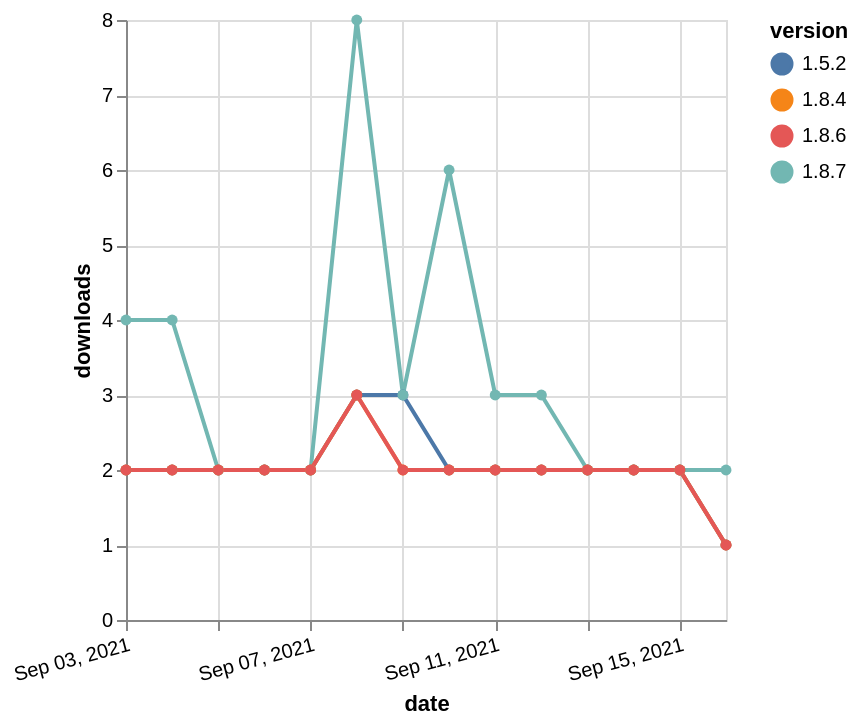

The Vega-Lite source for this figure:
### Vega-Lite specification from a JSON file in a GitHub repository (floating-point values rounded to 4 significant figures)
{"$schema": "https://vega.github.io/schema/vega-lite/v5.json", "description": "A simple bar chart with embedded data.", "data": {"values": [{"date": "2021-09-03", "total": 2807, "delta": 2, "version": "1.5.2"}, {"date": "2021-09-04", "total": 2809, "delta": 2, "version": "1.5.2"}, {"date": "2021-09-05", "total": 2811, "delta": 2, "version": "1.5.2"}, {"date": "2021-09-06", "total": 2813, "delta": 2, "version": "1.5.2"}, {"date": "2021-09-07", "total": 2815, "delta": 2, "version": "1.5.2"}, {"date": "2021-09-08", "total": 2818, "delta": 3, "version": "1.5.2"}, {"date": "2021-09-09", "total": 2821, "delta": 3, "version": "1.5.2"}, {"date": "2021-09-10", "total": 2823, "delta": 2, "version": "1.5.2"}, {"date": "2021-09-11", "total": 2825, "delta": 2, "version": "1.5.2"}, {"date": "2021-09-12", "total": 2827, "delta": 2, "version": "1.5.2"}, {"date": "2021-09-13", "total": 2829, "delta": 2, "version": "1.5.2"}, {"date": "2021-09-14", "total": 2831, "delta": 2, "version": "1.5.2"}, {"date": "2021-09-15", "total": 2833, "delta": 2, "version": "1.5.2"}, {"date": "2021-09-16", "total": 2834, "delta": 1, "version": "1.5.2"}, {"date": "2021-09-03", "total": 1421, "delta": 4, "version": "1.8.7"}, {"date": "2021-09-04", "total": 1425, "delta": 4, "version": "1.8.7"}, {"date": "2021-09-05", "total": 1427, "delta": 2, "version": "1.8.7"}, {"date": "2021-09-06", "total": 1429, "delta": 2, "version": "1.8.7"}, {"date": "2021-09-07", "total": 1431, "delta": 2, "version": "1.8.7"}, {"date": "2021-09-08", "total": 1439, "delta": 8, "version": "1.8.7"}, {"date": "2021-09-09", "total": 1442, "delta": 3, "version": "1.8.7"}, {"date": "2021-09-10", "total": 1448, "delta": 6, "version": "1.8.7"}, {"date": "2021-09-11", "total": 1451, "delta": 3, "version": "1.8.7"}, {"date": "2021-09-12", "total": 1454, "delta": 3, "version": "1.8.7"}, {"date": "2021-09-13", "total": 1456, "delta": 2, "version": "1.8.7"}, {"date": "2021-09-14", "total": 1458, "delta": 2, "version": "1.8.7"}, {"date": "2021-09-15", "total": 1460, "delta": 2, "version": "1.8.7"}, {"date": "2021-09-16", "total": 1462, "delta": 2, "version": "1.8.7"}, {"date": "2021-09-03", "total": 2567, "delta": 2, "version": "1.8.4"}, {"date": "2021-09-04", "total": 2569, "delta": 2, "version": "1.8.4"}, {"date": "2021-09-05", "total": 2571, "delta": 2, "version": "1.8.4"}, {"date": "2021-09-06", "total": 2573, "delta": 2, "version": "1.8.4"}, {"date": "2021-09-07", "total": 2575, "delta": 2, "version": "1.8.4"}, {"date": "2021-09-08", "total": 2578, "delta": 3, "version": "1.8.4"}, {"date": "2021-09-09", "total": 2580, "delta": 2, "version": "1.8.4"}, {"date": "2021-09-10", "total": 2582, "delta": 2, "version": "1.8.4"}, {"date": "2021-09-11", "total": 2584, "delta": 2, "version": "1.8.4"}, {"date": "2021-09-12", "total": 2586, "delta": 2, "version": "1.8.4"}, {"date": "2021-09-13", "total": 2588, "delta": 2, "version": "1.8.4"}, {"date": "2021-09-14", "total": 2590, "delta": 2, "version": "1.8.4"}, {"date": "2021-09-15", "total": 2592, "delta": 2, "version": "1.8.4"}, {"date": "2021-09-16", "total": 2593, "delta": 1, "version": "1.8.4"}, {"date": "2021-09-03", "total": 2482, "delta": 2, "version": "1.8.6"}, {"date": "2021-09-04", "total": 2484, "delta": 2, "version": "1.8.6"}, {"date": "2021-09-05", "total": 2486, "delta": 2, "version": "1.8.6"}, {"date": "2021-09-06", "total": 2488, "delta": 2, "version": "1.8.6"}, {"date": "2021-09-07", "total": 2490, "delta": 2, "version": "1.8.6"}, {"date": "2021-09-08", "total": 2493, "delta": 3, "version": "1.8.6"}, {"date": "2021-09-09", "total": 2495, "delta": 2, "version": "1.8.6"}, {"date": "2021-09-10", "total": 2497, "delta": 2, "version": "1.8.6"}, {"date": "2021-09-11", "total": 2499, "delta": 2, "version": "1.8.6"}, {"date": "2021-09-12", "total": 2501, "delta": 2, "version": "1.8.6"}, {"date": "2021-09-13", "total": 2503, "delta": 2, "version": "1.8.6"}, {"date": "2021-09-14", "total": 2505, "delta": 2, "version": "1.8.6"}, {"date": "2021-09-15", "total": 2507, "delta": 2, "version": "1.8.6"}, {"date": "2021-09-16", "total": 2508, "delta": 1, "version": "1.8.6"}]}, "width": "container", "mark": {"type": "line", "point": {"filled": true}}, "encoding": {"x": {"field": "date", "type": "temporal", "timeUnit": "yearmonthdate", "title": "date", "axis": {"labelAngle": -15}}, "y": {"field": "delta", "type": "quantitative", "title": "downloads"}, "color": {"field": "version", "type": "nominal"}, "tooltip": {"field": "delta"}}}
